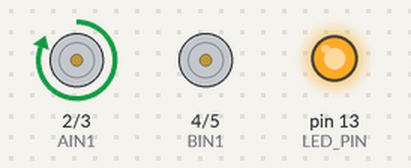
Bench run of a sketch on a simulated Arduino Nano, built with avr-gcc and run on an emulated ATmega328P. Parts: motor-driver pin pairs drawn as motors (green arrow = first pin HIGH = forward, orange = second pin HIGH = backward, longer = more drive), output pins drawn as LEDs (lit = HIGH). Pins used as bus, display or sensor lines are not drawn.

Above: at 3.4 s.
At 4.9 s:
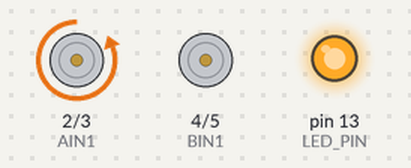
At 6.4 s:
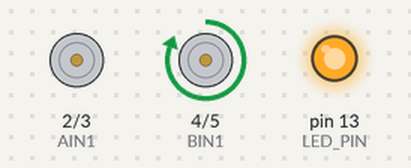
At 7.9 s:
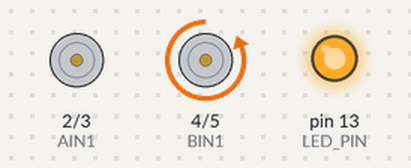
At 10.9 s:
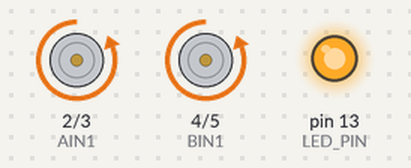
At 13.1 s:
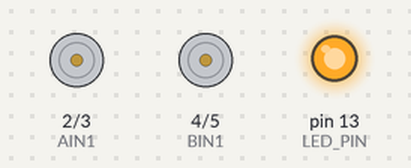
Timing chart, 0 to 17.6 s (numbered marks = the images above):
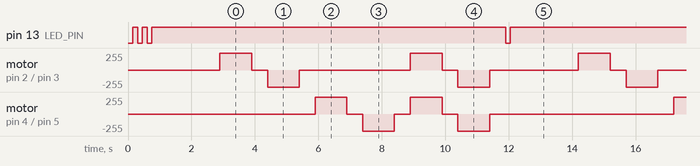

The sketch:

nano_Kitronik.ino
```cpp
/*
 * Arduino Nano 33 BLE Sense Rev 1 + Kitronik 5108 (DRV8833)
 * Kevin Walker 21 Feb 2026
 *
 * Hardware Connections:
 *
 *   Nano 33 BLE          Kitronik 5108
 *   -----------          -------------
 *   D2  ──────────────── AIN1
 *   D3  ──────────────── AIN2
 *   D4  ──────────────── BIN1
 *   D5  ──────────────── BIN2
 *   D6  ──────────────── nSLEEP
 *   GND ──────────────── GND
 *                        Vcc ── LiPo 3.7V positive
 *                        GND ── LiPo negative
 *
 *   Power the Nano via LiPo positive to the 5V pin, negative to GND.
 */

#define AIN1 2
#define AIN2 3
#define BIN1 4
#define BIN2 5
#define NSLEEP_PIN 6
#define LED_PIN LED_BUILTIN

void setup() {
  // Motor pins LOW immediately to prevent spurious spinning during boot
  pinMode(AIN1, OUTPUT);  digitalWrite(AIN1, LOW);
  pinMode(AIN2, OUTPUT);  digitalWrite(AIN2, LOW);
  pinMode(BIN1, OUTPUT);  digitalWrite(BIN1, LOW);
  pinMode(BIN2, OUTPUT);  digitalWrite(BIN2, LOW);

  // Keep motor driver asleep until ready
  pinMode(NSLEEP_PIN, OUTPUT);
  digitalWrite(NSLEEP_PIN, LOW);

  // LED to signal startup
  pinMode(LED_PIN, OUTPUT);
  digitalWrite(LED_PIN, HIGH); // OFF (active LOW)

  // Blink LED to confirm board is running
  blinkLED(3);

  // Startup delay so you can set the robot down
  delay(2000);

  // Wake motor driver
  digitalWrite(NSLEEP_PIN, HIGH);
}

void loop() {
  // Motor A forward
  motorForward('A');
  delay(1000);
  motorStop('A');
  delay(500);

  // Motor A reverse
  motorReverse('A');
  delay(1000);
  motorStop('A');
  delay(500);

  // Motor B forward
  motorForward('B');
  delay(1000);
  motorStop('B');
  delay(500);

  // Motor B reverse
  motorReverse('B');
  delay(1000);
  motorStop('B');
  delay(500);

  // Both forward
  motorForward('A');
  motorForward('B');
  delay(1000);
  motorStop('A');
  motorStop('B');
  delay(500);

  // Both reverse
  motorReverse('A');
  motorReverse('B');
  delay(1000);

  // Brake
  motorBrake('A');
  motorBrake('B');
  delay(500);

  // Stop and pause before next cycle
  motorStop('A');
  motorStop('B');

  // Blink LED to mark end of cycle
  blinkLED(1);

  delay(2000);
}

// ── Motor Control ──────────────────────────────────────────────

void motorForward(char motor) {
  if (motor == 'A') {
    digitalWrite(AIN1, HIGH);
    digitalWrite(AIN2, LOW);
  } else {
    digitalWrite(BIN1, HIGH);
    digitalWrite(BIN2, LOW);
  }
}

void motorReverse(char motor) {
  if (motor == 'A') {
    digitalWrite(AIN1, LOW);
    digitalWrite(AIN2, HIGH);
  } else {
    digitalWrite(BIN1, LOW);
    digitalWrite(BIN2, HIGH);
  }
}

void motorStop(char motor) {
  if (motor == 'A') {
    digitalWrite(AIN1, LOW);
    digitalWrite(AIN2, LOW);
  } else {
    digitalWrite(BIN1, LOW);
    digitalWrite(BIN2, LOW);
  }
}

void motorBrake(char motor) {
  if (motor == 'A') {
    digitalWrite(AIN1, HIGH);
    digitalWrite(AIN2, HIGH);
  } else {
    digitalWrite(BIN1, HIGH);
    digitalWrite(BIN2, HIGH);
  }
}

// ── LED ────────────────────────────────────────────────────────

void blinkLED(int times) {
  for (int i = 0; i < times; i++) {
    digitalWrite(LED_PIN, LOW);  // ON
    delay(150);
    digitalWrite(LED_PIN, HIGH); // OFF
    delay(150);
  }
}
```

Measured:
- by itself, pin 13 (LED_PIN): goes LOW 0.15 s, HIGH 0.15 s, 3 × (LOW 0.15 s, HIGH 11.2 s), LOW 0.15 s, then HIGH
- by itself, motor on pin 2 (AIN1) / pin 3 (AIN2): repeats every 11.3 s: stopped 0.50 s, backward 255/255 1.0 s, stopped 3.5 s, forward 255/255 1.0 s, stopped 0.50 s, backward 255/255 1.0 s, stopped 2.8 s, forward 255/255 1.0 s
- by itself, motor on pin 4 (BIN1) / pin 5 (BIN2): repeats every 11.3 s: stopped 0.50 s, backward 255/255 1.0 s, stopped 0.50 s, forward 255/255 1.0 s, stopped 0.50 s, backward 255/255 1.0 s, stopped 5.8 s, forward 255/255 1.0 s
